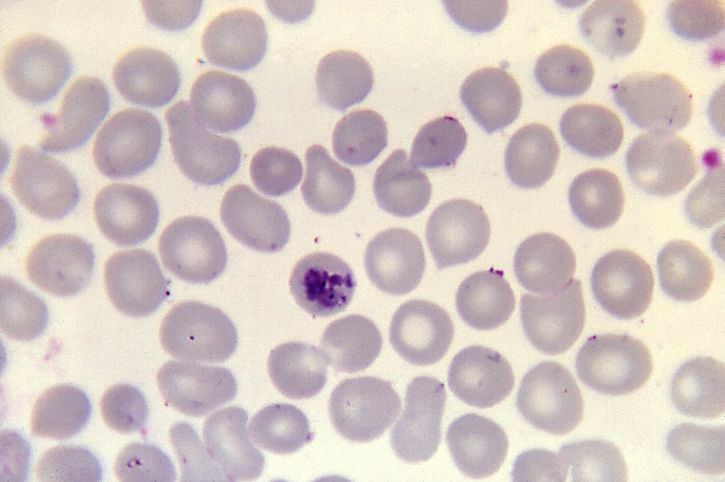
#> input picture examples/tutorial/cells.jpg, 725 x 482 px
$ python tutorial_funcs.py
#> lines starting #> are read from the running program, lines starting #| are printed output that depends on the picture
import numpy as np

import imageio

Tx = 50  # how far to shift
N = 350  # image size

# prep the ground truth, x
def make_x():
    x = imageio.imread("../../examples/tutorial/cells.jpg")  # image is CC0, can use without attribution
#> x is the input picture: shape (482, 725, 3); mean R, G, B 211.8, 198.9, 194.7
    x = x.sum(axis=-1)[90 : 90 + N, : N + Tx]
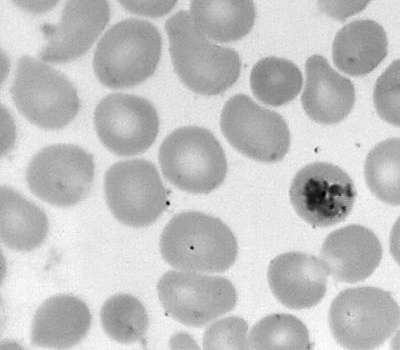
#> x: shape (350, 400) uint64; min 92, max 744, mean 592.2; drawn with min black and max white
    x = x / x.max()
    return x.astype(np.float32)


x = make_x()

# prep the illumination, g
def make_w():
    I, J = np.meshgrid(range(N), range(N), indexing="ij")
    c = (N / 3, N / 4)
    w = np.exp(-((I - c[0]) ** 2 + (J - c[1]) ** 2) / (N * 10))
    w = w + (1 - (0.1 * I + 0.7 * J) / N)
    w = w / w.max()
    return w.astype(np.float32)


w = make_w()


def make_ys():
    y1 = x[:, :N] + w
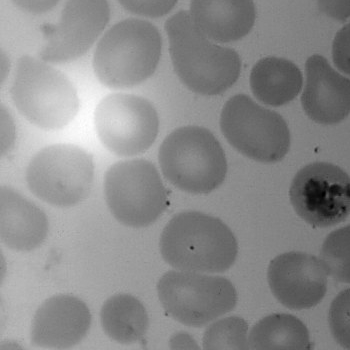
#> y1: shape (350, 350) float32; min 0.29, max 1.92, mean 1.18; drawn with min black and max white
    y2 = x[:, Tx : Tx + N] + w
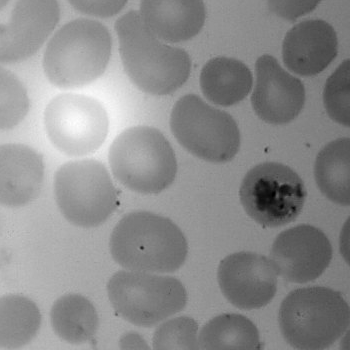
#> y2: shape (350, 350) float32; min 0.346, max 1.85, mean 1.18; drawn with min black and max white
    return y1, y2


y1, y2 = make_ys()


def make_x_test():
    x = np.zeros((N, N + Tx))
    x[N // 4 : 3 * N // 4, N // 6 : 5 * N // 6] = 1.0
    return x


x_test = make_x_test()

# make a simple illumination pattern
def make_w_test():
    w, _ = np.meshgrid(np.linspace(0, 1, N), np.linspace(0, 1, N))
    return w


w_test = make_w_test()

""" user-facing functions """


def load_y1():
    return y1


def load_ys():
    return y1, y2


def find_offset(y1, y2):
    return Tx


def load_test_solution():
    return x_test, w_test
